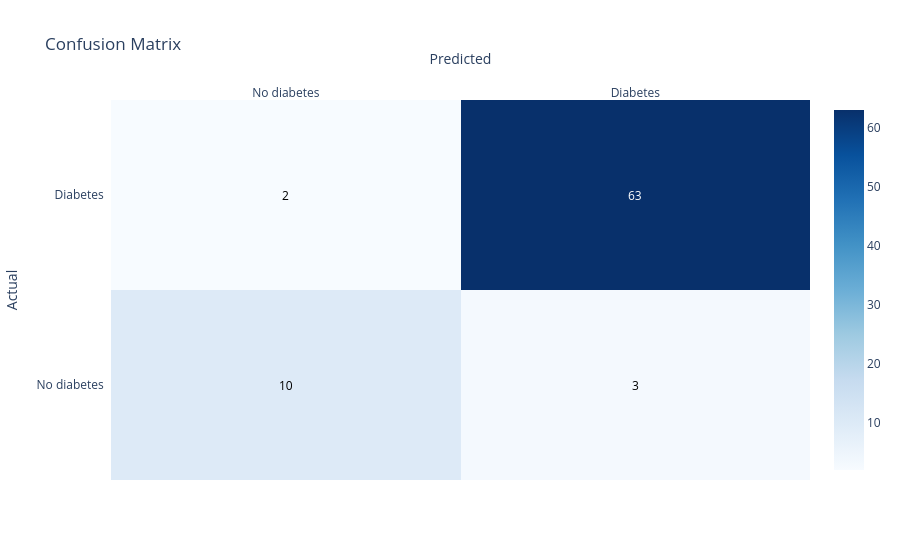

Source (notebook cell):
### Code cell
dc_cm = confusion_matrix(y_test, y_pred)

labels = ['No diabetes', 'Diabetes']

fig = ff.create_annotated_heatmap(
    z=dc_cm,
    x=labels,
    y=labels,
    colorscale='Blues',
    showscale=True
)
fig.update_layout(
    title='Confusion Matrix',
    xaxis_title='Predicted',
    yaxis_title='Actual'
)
fig.show()

### Figure 1 — Plotly figure (JSON) as saved in the notebook; plotly's stock layout.template omitted (floating-point values rounded to 4 significant figures)
{"data": [{"colorscale": [[0, "rgb(247,251,255)"], [0.125, "rgb(222,235,247)"], [0.25, "rgb(198,219,239)"], [0.375, "rgb(158,202,225)"], [0.5, "rgb(107,174,214)"], [0.625, "rgb(66,146,198)"], [0.75, "rgb(33,113,181)"], [0.875, "rgb(8,81,156)"], [1, "rgb(8,48,107)"]], "reversescale": false, "showscale": true, "type": "heatmap", "x": ["No diabetes", "Diabetes"], "y": ["No diabetes", "Diabetes"], "z": [[10, 3], [2, 63]]}], "layout": {"annotations": [{"font": {"color": "#000000"}, "showarrow": false, "text": "10", "x": "No diabetes", "xref": "x", "y": "No diabetes", "yref": "y"}, {"font": {"color": "#000000"}, "showarrow": false, "text": "3", "x": "Diabetes", "xref": "x", "y": "No diabetes", "yref": "y"}, {"font": {"color": "#000000"}, "showarrow": false, "text": "2", "x": "No diabetes", "xref": "x", "y": "Diabetes", "yref": "y"}, {"font": {"color": "#FFFFFF"}, "showarrow": false, "text": "63", "x": "Diabetes", "xref": "x", "y": "Diabetes", "yref": "y"}], "title": {"text": "Confusion Matrix"}, "xaxis": {"dtick": 1, "gridcolor": "rgb(0, 0, 0)", "side": "top", "ticks": "", "title": {"text": "Predicted"}}, "yaxis": {"dtick": 1, "ticks": "", "ticksuffix": "  ", "title": {"text": "Actual"}}}}
